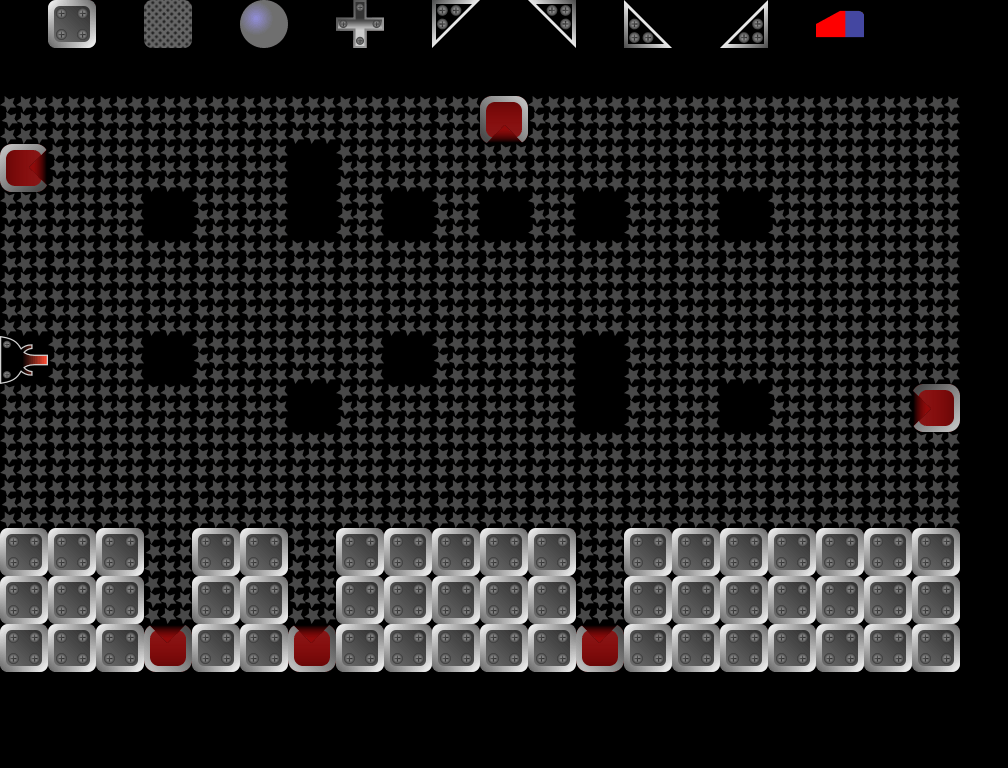

This is a level from a 2D game, rendered from its Tiled map with the project's own tilesets. A one-line summary and the complete map file follow:
An orthogonal 21x16 tile map with 48x48 px tiles, 2 tile layers (Blocks, Info), 1 hidden layer not drawn, 1 image layer.

<map version="1.10" tiledversion="1.10.2" orientation="orthogonal" renderorder="right-down" width="21" height="16" tilewidth="48" tileheight="48" infinite="0" nextlayerid="10" nextobjectid="2">
 <editorsettings>
  <export target="../../public/assets/levels/level-04.json" format="json" />
 </editorsettings>
 <tileset firstgid="1" name="tileset" tilewidth="48" tileheight="48" tilecount="18" columns="18">
  <image source="../../public/assets/tileset.png" width="864" height="48" />
  <tile id="0" type="BlockingBlock" />
  <tile id="1" type="Cross" />
  <tile id="2" type="BallMirror" />
  <tile id="3" type="BottomLeftMirror" />
  <tile id="4" type="BottomRightMirror" />
  <tile id="5" type="TopLeftMirror" />
  <tile id="6" type="TopRightMirror" />
  <tile id="7" type="TimedBlock" />
  <tile id="8" type="LaserStartDown" />
  <tile id="9" type="LaserStartLeft" />
  <tile id="10" type="LaserStartRight" />
  <tile id="11" type="LaserStartUp" />
  <tile id="12" type="TargetUp" />
  <tile id="13" type="TargetRight" />
  <tile id="14" type="TargetDown" />
  <tile id="15" type="TargetLeft" />
  <tile id="16" type="ForbiddenBlock" />
  <tile id="17" type="Eraser" />
 </tileset>
 <imagelayer id="9" name="bg" locked="1" opacity="0.5" offsetx="-1.34366" offsety="95.2359">
  <image source="../black.png" width="960" height="576" />
 </imagelayer>
 <layer id="2" name="Blocks" width="21" height="16">
  <data encoding="csv">
0,0,0,0,0,0,0,0,0,0,0,0,0,0,0,0,0,0,0,0,0,
0,0,0,0,0,0,0,0,0,0,0,0,0,0,0,0,0,0,0,0,0,
17,17,17,17,17,17,17,17,17,17,15,17,17,17,17,17,17,17,17,17,0,
14,17,17,17,17,17,0,17,17,17,17,17,17,17,17,17,17,17,17,17,0,
17,17,17,0,17,17,0,17,0,17,0,17,0,17,17,0,17,17,17,17,0,
17,17,17,17,17,17,17,17,17,17,17,17,17,17,17,17,17,17,17,17,0,
17,17,17,17,17,17,17,17,17,17,17,17,17,17,17,17,17,17,17,17,0,
11,17,17,0,17,17,17,17,0,17,17,17,0,17,17,17,17,17,17,17,0,
17,17,17,17,17,17,0,17,17,17,17,17,0,17,17,0,17,17,17,16,0,
17,17,17,17,17,17,17,17,17,17,17,17,17,17,17,17,17,17,17,17,0,
17,17,17,17,17,17,17,17,17,17,17,17,17,17,17,17,17,17,17,17,0,
1,1,1,17,1,1,17,1,1,1,1,1,17,1,1,1,1,1,1,1,0,
1,1,1,17,1,1,17,1,1,1,1,1,17,1,1,1,1,1,1,1,0,
1,1,1,13,1,1,13,1,1,1,1,1,13,1,1,1,1,1,1,1,0,
0,0,0,0,0,0,0,0,0,0,0,0,0,0,0,0,0,0,0,0,0,
0,0,0,0,0,0,0,0,0,0,0,0,0,0,0,0,0,0,0,0,0
</data>
 </layer>
 <layer id="5" name="Info" width="21" height="16">
  <properties>
   <property name="BallMirror" type="int" value="5" />
   <property name="BlockingBlock" type="int" value="0" />
   <property name="BottomLeftMirror" type="int" value="3" />
   <property name="BottomRightMirror" type="int" value="1" />
   <property name="Cross" type="int" value="2" />
   <property name="LevelName" value="Destination 2" />
   <property name="MaxItems" type="int" value="13" />
   <property name="TimedBlock" type="int" value="0" />
   <property name="TopLeftMirror" type="int" value="0" />
   <property name="TopRightMirror" type="int" value="2" />
  </properties>
  <data encoding="csv">
0,1,0,8,0,3,0,2,0,5,0,4,0,7,0,6,0,18,0,0,0,
0,0,0,0,0,0,0,0,0,0,0,0,0,0,0,0,0,0,0,0,0,
0,0,0,0,0,0,0,0,0,0,0,0,0,0,0,0,0,0,0,0,0,
0,0,0,0,0,0,0,0,0,0,0,0,0,0,0,0,0,0,0,0,0,
0,0,0,0,0,0,0,0,0,0,0,0,0,0,0,0,0,0,0,0,0,
0,0,0,0,0,0,0,0,0,0,0,0,0,0,0,0,0,0,0,0,0,
0,0,0,0,0,0,0,0,0,0,0,0,0,0,0,0,0,0,0,0,0,
0,0,0,0,0,0,0,0,0,0,0,0,0,0,0,0,0,0,0,0,0,
0,0,0,0,0,0,0,0,0,0,0,0,0,0,0,0,0,0,0,0,0,
0,0,0,0,0,0,0,0,0,0,0,0,0,0,0,0,0,0,0,0,0,
0,0,0,0,0,0,0,0,0,0,0,0,0,0,0,0,0,0,0,0,0,
0,0,0,0,0,0,0,0,0,0,0,0,0,0,0,0,0,0,0,0,0,
0,0,0,0,0,0,0,0,0,0,0,0,0,0,0,0,0,0,0,0,0,
0,0,0,0,0,0,0,0,0,0,0,0,0,0,0,0,0,0,0,0,0,
0,0,0,0,0,0,0,0,0,0,0,0,0,0,0,0,0,0,0,0,0,
0,0,0,0,0,0,0,0,0,0,0,0,0,0,0,0,0,0,0,0,0
</data>
 </layer>
 <layer id="7" name="SelectionArea" width="21" height="16" visible="0" locked="1">
  <data encoding="csv">
0,0,0,0,0,0,0,0,0,0,0,0,0,0,0,0,0,0,0,0,0,
0,0,0,0,0,0,0,0,0,0,0,0,0,0,0,0,0,0,0,0,0,
8,8,8,8,8,8,8,8,8,8,8,8,8,8,8,8,8,8,8,8,8,
8,8,8,8,8,8,8,8,8,8,8,8,8,8,8,8,8,8,8,8,8,
8,8,8,8,8,8,8,8,8,8,8,8,8,8,8,8,8,8,8,8,8,
8,8,8,8,8,8,8,8,8,8,8,8,8,8,8,8,8,8,8,8,8,
8,8,8,8,8,8,8,8,8,8,8,8,8,8,8,8,8,8,8,8,8,
8,8,8,8,8,8,8,8,8,8,8,8,8,8,8,8,8,8,8,8,8,
8,8,8,8,8,8,8,8,8,8,8,8,8,8,8,8,8,8,8,8,8,
8,8,8,8,8,8,8,8,8,8,8,8,8,8,8,8,8,8,8,8,8,
8,8,8,8,8,8,8,8,8,8,8,8,8,8,8,8,8,8,8,8,8,
8,8,8,8,8,8,8,8,8,8,8,8,8,8,8,8,8,8,8,8,8,
8,8,8,8,8,8,8,8,8,8,8,8,8,8,8,8,8,8,8,8,8,
8,8,8,8,8,8,8,8,8,8,8,8,8,8,8,8,8,8,8,8,8,
0,0,0,0,0,0,0,0,0,0,0,0,0,0,0,0,0,0,0,0,0,
0,0,0,0,0,0,0,0,0,0,0,0,0,0,0,0,0,0,0,0,0
</data>
 </layer>
</map>
